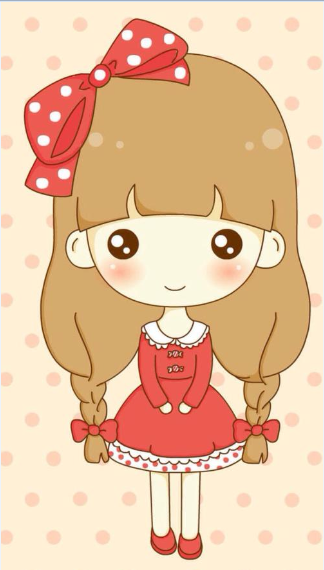
#> input picture water-csdn-test/Ex1.png, 324 x 570 px, found by its file name
$ python Test.py
#> lines starting #> are read from the running program, lines starting #| are printed output that depends on the picture; after the words box and inside, x2 and y2 are one past the last pixel; in counts of white or black regions, pixels touching at a corner belong together
import numpy as np
import cv2

#读入图片
img = cv2.imread('Ex1.PNG')
#> img is the input picture: shape (570, 324, 3); mean B, G, R 161, 194.6, 233

#转换为灰度图片
gray_img = cv2.cvtColor(img,cv2.COLOR_BGR2GRAY)
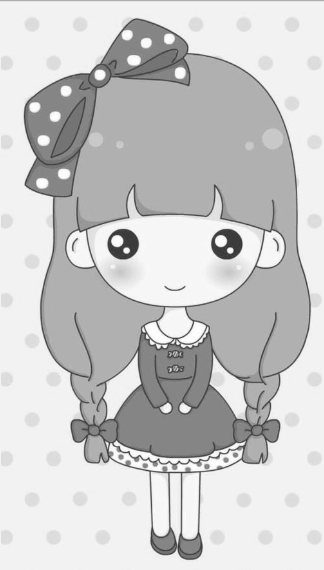
#> gray_img: shape (570, 324); min 46, max 255, mean 202.4

#canny边缘检测 函数返回一副二值图，其中包含检测出的边缘。
canny = cv2.Canny(gray_img,80,150)
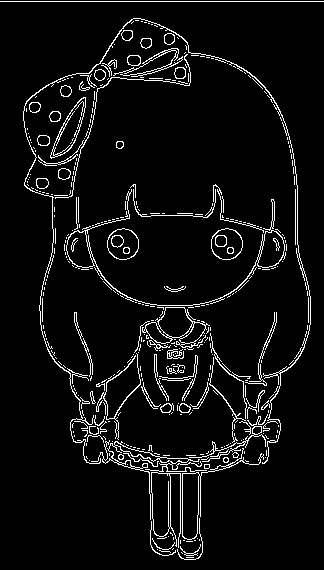
#> canny: shape (570, 324); 5.7% white in thin lines or dots
cv2.imshow('Canny',canny)


#寻找图像轮廓 返回修改后的图像 图像的轮廓  以及它们的层次
contours,hierarchy = cv2.findContours(canny,cv2.RETR_TREE,cv2.CHAIN_APPROX_SIMPLE)
#> contours = 535 contours, 442 with area under 20; largest, box (x1, y1, x2, y2) and area: (66, 189, 286, 306) 1600, (142, 307, 210, 348) 1427, (151, 472, 181, 548) 1106, (151, 472, 171, 537) 1094, (182, 448, 264, 540) 1072
#32位有符号整数类型，
marks = np.zeros(img.shape[:2],np.int32)
#findContours检测到的轮廓
imageContours = np.zeros(img.shape[:2],np.uint8)

#轮廓颜色
compCount = 0
index = 0
#绘制每一个轮廓
for index in range(len(contours)):
    #对marks进行标记，对不同区域的轮廓使用不同的亮度绘制，相当于设置注水点，有多少个轮廓，就有多少个轮廓
    #图像上不同线条的灰度值是不同的，底部略暗，越往上灰度越高
    marks = cv2.drawContours(marks,contours,index,(index,index,index),1,8,hierarchy)
    #绘制轮廓，亮度一样
    imageContours = cv2.drawContours(imageContours,contours,index,(255,255,255),1,8,hierarchy)
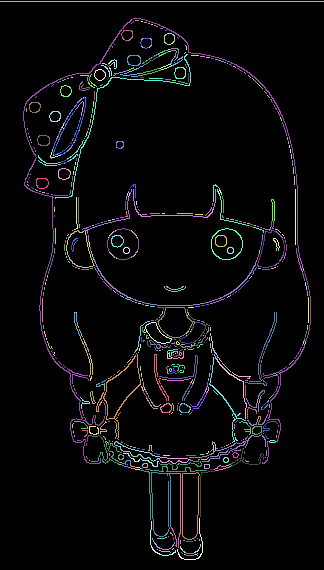
#> marks: shape (570, 324) int32; 535 distinct labels, from 0 to 534; one colour per label, 0 black

#查看 使用线性变换转换输入数组元素成8位无符号整型。
markerShows = cv2.convertScaleAbs(marks)
cv2.imshow('markerShows',markerShows)
#cv2.imshow('imageContours',imageContours)

#使用分水岭算法
marks = cv2.watershed(img,marks)
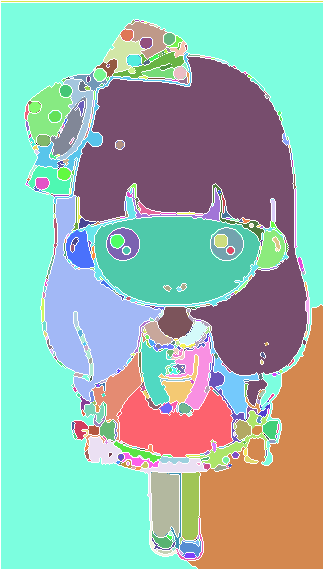
#> marks: shape (570, 324) int32; 536 distinct labels, from -1 to 534; one colour per label, 0 black, -1 white
afterWatershed = cv2.convertScaleAbs(marks)
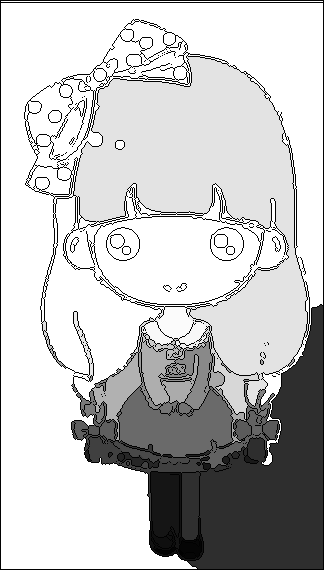
#> afterWatershed: shape (570, 324); min 0, max 255, mean 195.9
cv2.imshow('afterWatershed',afterWatershed)

#生成随机颜色
colorTab = np.zeros((np.max(marks)+1,3))
#生成0~255之间的随机数
for i in range(len(colorTab)):
    aa = np.random.uniform(0,255)
    bb = np.random.uniform(0,255)
    cc = np.random.uniform(0,255)
    colorTab[i] = np.array([aa,bb,cc],np.uint8)

bgrImage = np.zeros(img.shape,np.uint8)

#遍历marks每一个元素值，对每一个区域进行颜色填充
for i in range(marks.shape[0]):
    for j in range(marks.shape[1]):
        #index值一样的像素表示在一个区域
        index = marks[i][j]
        #判断是不是区域与区域之间的分界,如果是边界(-1)，则使用白色显示
        if index == -1:
            bgrImage[i][j] = np.array([255,255,255])
        else:
            bgrImage[i][j]  = colorTab[index]
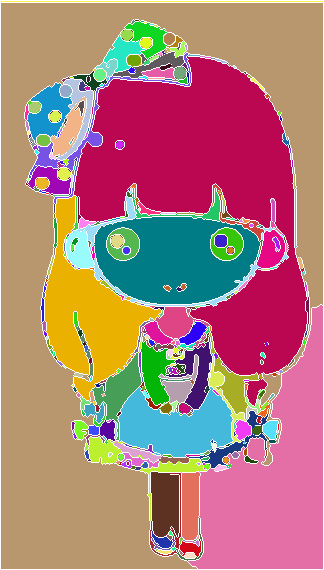
#> bgrImage: shape (570, 324, 3); mean of channels 0, 1, 2 120.1, 123.4, 173.2; drawn as B, G, R
cv2.imshow('After ColorFill',bgrImage)

#填充后与原始图像融合
result = cv2.addWeighted(img,0.6,bgrImage,0.4,0)
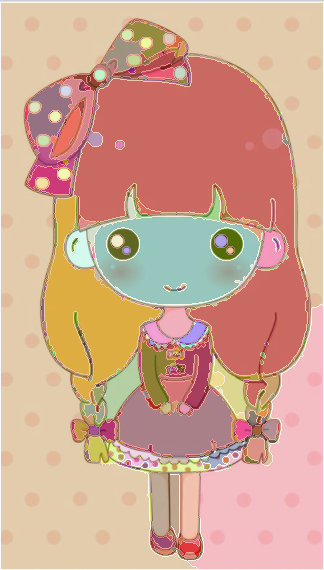
#> result: shape (570, 324, 3); mean B, G, R 144.6, 166.1, 209.2
cv2.imshow('addWeighted',result)

cv2.waitKey(0)
cv2.destroyAllWindows()
